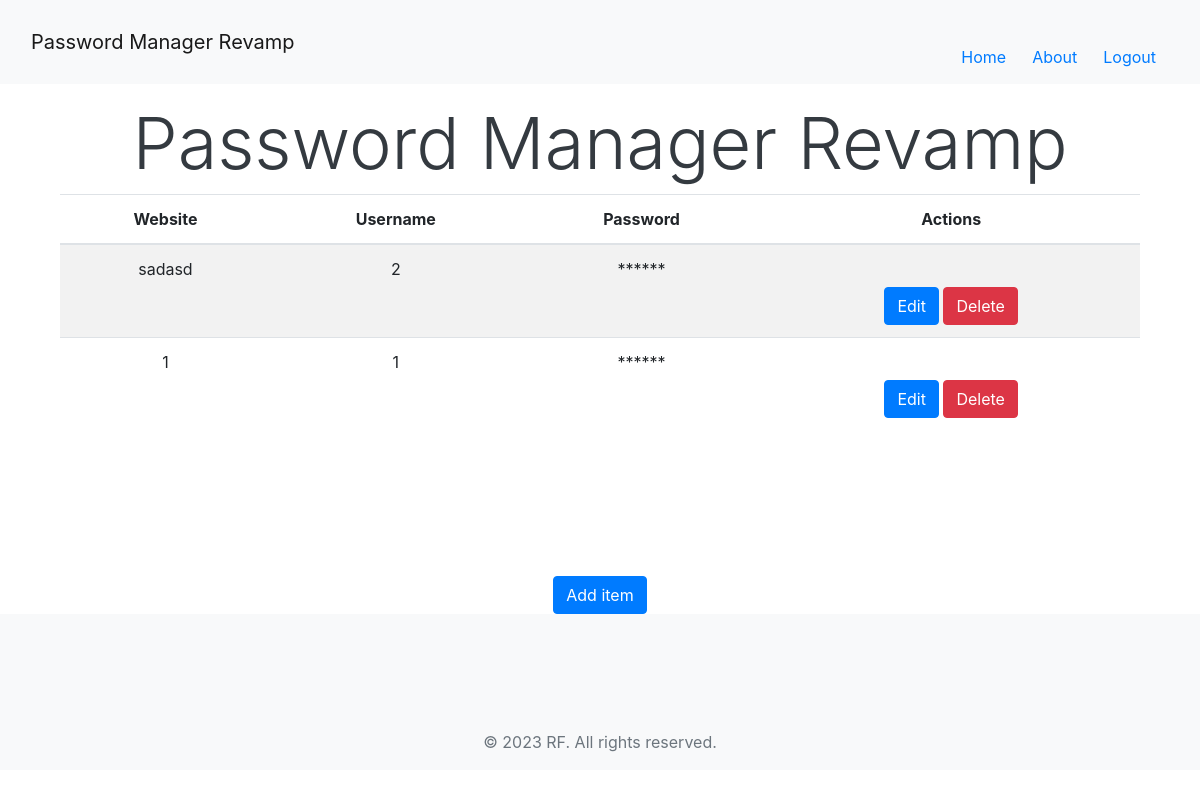
The page / (signed in) on the database as committed earlier.
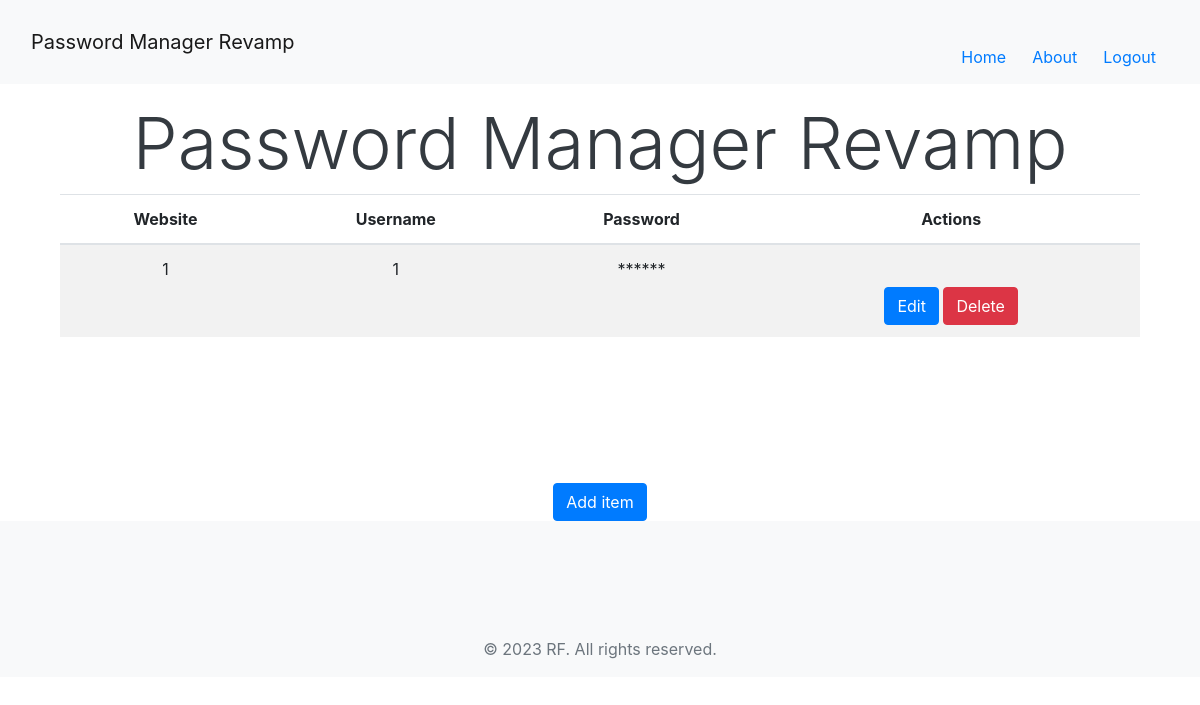
The same page on the database as committed later.
### vaultApp/models.py (models this page shows, shortened)
class VaultItemModel(models.Model):
    vault_item_user = models.ForeignKey(VaultUserModel, on_delete=models.CASCADE, related_name='vault_items')
    vault_item_website = models.CharField(max_length=100)
    vault_item_username = models.CharField(max_length=100)
    vault_item_password = models.CharField(max_length=100)
    vault_item_salt = models.CharField(max_length=255, default=random_salt)

### vaultApp/views.py (the view)
# urls.py: path("", views.index_view, name="index"),
def index_view(request):
    if request.user.is_authenticated:
        context = {
                    'user': request.user,
                    'items': VaultItemModel.objects.filter(vault_item_user_id=request.user.id)
                    }
        return render(request, 'vaultApp/index_loggedin.html', context)
    return render(request, 'vaultApp/index.html')

### vaultApp/templates/vaultApp/index_loggedin.html (shortened to what this page needs)
{% extends "base.html" %}
{% load static %}
{% block content %}
<div class="container">
  <div class="row">
    <div class="col-sm-12">
      <h1 class="display-3">Password Manager Revamp</h1>
      <table class="table table-striped">
        <thead>
          <tr>
            <th>Website</th>
            <th>Username</th>
            <th>Password</th>
            <th>Actions</th>
          </tr>
        </thead>
        <tbody>
          {% for item in items %}
            {% if item %}
              <tr>
                <td>{{ item.vault_item_website }}</td>
                <td>{{ item.vault_item_username }}</td>
                <td>
                  <div class="password-container">
                    <span
                      onclick="togglePasswordVisibility({{ item.id }})"
                      id="password{{ item.id }}"
                      class="password-hidden"
                      data-password="{{ item.vault_item_password }}"
                    >
                      ******
                    </span>
                    <br>
                  </div>
                </td>
                <td>
                  <button type="button" class="btn btn-primary">Edit</button>
                  <button
                    type="button"
                    class="btn btn-danger"
                    data-toggle="modal"
                    data-target="#confirmDeleteModal{{ item.id }}"
                  >
                    Delete
                  </button>
                </td>
              </tr>
            {% endif %}
          {% endfor %}
        </tbody>
      </table>
    </div>
  </div>
  <div class="container">
    <a href="{% url 'create_new_item' %}">
      <button type="button" class="btn btn-primary btn-plus">Add item</button>
    </a>
  </div>
</div>
{% endblock %}

Rows that differ between the two databases and show on the page:
removed VaultItemModel: vault_item_website "sadasd", vault_item_username "2"
